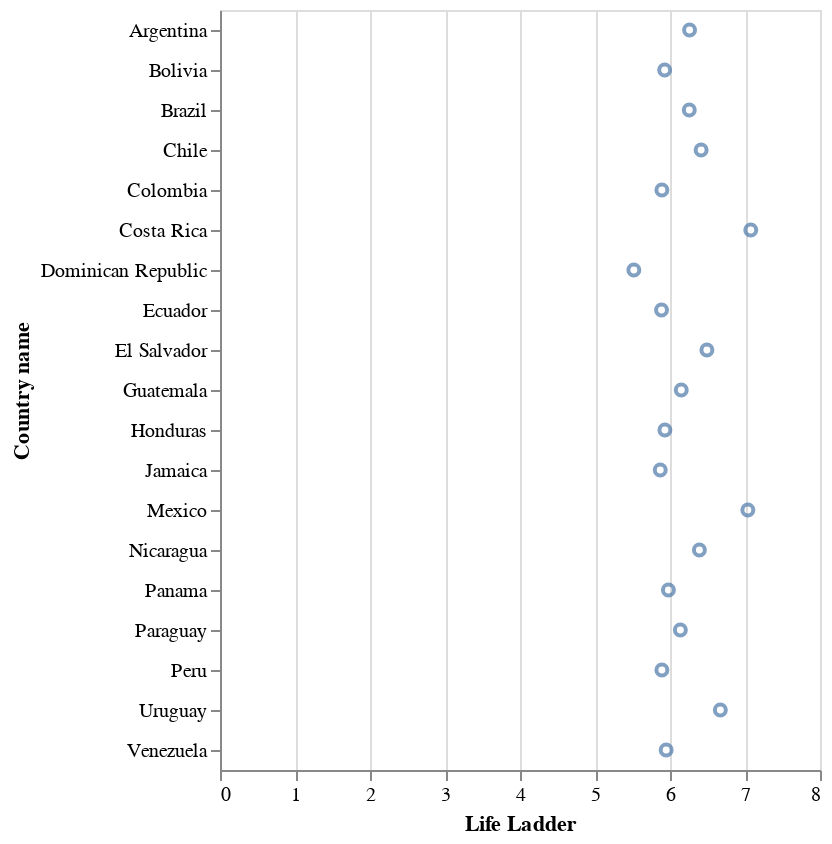

Write notebook code for a chart like this one.
### Markdown cell above
A veces es necesario decirle explícitamente a Altair el tipo de datos de nuestras variables. 
Estos tipos pueden ser/se especifican de la siguiente forma:

- `'nombre_variable:N'` Tipo de datos Nominal (datos categóricos no ordenados),

- `'nombre_variable:O'` Tipo de datos Ordinal (datos categóricos ordenados),

- `'nombre_variable:Q'` Tipo de datos cuantitativo (datos numéricos) y

- `'nombre_variable:T'` Variables de tiempo como fechas o años (casi no hemos visto esto)

Volviendo al primer ejemplo:

### Code cell
alt.Chart(happy_lac).mark_point().encode(
    x = alt.X("Life Ladder:Q"),
    y = alt.Y("Country name:N")
    )

### Figure 1 — Vega-Lite specification as saved in the notebook (floating-point values rounded to 4 significant figures)
{"config": {"view": {"continuousWidth": 300, "continuousHeight": 300}}, "data": {"name": "data-d6f2fa7d3b46e8375cb1e664682de5f6"}, "mark": {"type": "point"}, "encoding": {"x": {"field": "Life Ladder", "type": "quantitative"}, "y": {"field": "Country name", "type": "nominal"}}, "$schema": "https://vega.github.io/schema/vega-lite/v5.16.3.json", "datasets": {"data-d6f2fa7d3b46e8375cb1e664682de5f6": [{"Country name": "Argentina", "year": 2022, "Life Ladder": 6.261, "Log GDP per capita": 10.01, "Social support": 0.893, "Healthy life expectancy at birth": 67.25, "Freedom to make life choices": 0.825, "Generosity": -0.128, "Perceptions of corruption": 0.81, "Positive affect": 0.724, "Negative affect": 0.284, "Regional indicator": "Latin America and Caribbean", "_merge": "both"}, {"Country name": "Bolivia", "year": 2022, "Life Ladder": 5.929, "Log GDP per capita": 9.014, "Social support": 0.824, "Healthy life expectancy at birth": 63.75, "Freedom to make life choices": 0.865, "Generosity": -0.08, "Perceptions of corruption": 0.84, "Positive affect": 0.738, "Negative affect": 0.426, "Regional indicator": "Latin America and Caribbean", "_merge": "both"}, {"Country name": "Brazil", "year": 2022, "Life Ladder": 6.257, "Log GDP per capita": 9.611, "Social support": 0.866, "Healthy life expectancy at birth": 65.92, "Freedom to make life choices": 0.83, "Generosity": -0.061, "Perceptions of corruption": 0.742, "Positive affect": 0.681, "Negative affect": 0.341, "Regional indicator": "Latin America and Caribbean", "_merge": "both"}, {"Country name": "Chile", "year": 2022, "Life Ladder": 6.415, "Log GDP per capita": 10.15, "Social support": 0.887, "Healthy life expectancy at birth": 70.45, "Freedom to make life choices": 0.793, "Generosity": -0.011, "Perceptions of corruption": 0.796, "Positive affect": 0.775, "Negative affect": 0.253, "Regional indicator": "Latin America and Caribbean", "_merge": "both"}, {"Country name": "Colombia", "year": 2022, "Life Ladder": 5.892, "Log GDP per capita": 9.66, "Social support": 0.877, "Healthy life expectancy at birth": 69.53, "Freedom to make life choices": 0.799, "Generosity": -0.162, "Perceptions of corruption": 0.863, "Positive affect": 0.762, "Negative affect": 0.306, "Regional indicator": "Latin America and Caribbean", "_merge": "both"}, {"Country name": "Costa Rica", "year": 2022, "Life Ladder": 7.077, "Log GDP per capita": 9.998, "Social support": 0.902, "Healthy life expectancy at birth": 70.0, "Freedom to make life choices": 0.91, "Generosity": -0.047, "Perceptions of corruption": 0.751, "Positive affect": 0.793, "Negative affect": 0.272, "Regional indicator": "Latin America and Caribbean", "_merge": "both"}, {"Country name": "Dominican Republic", "year": 2022, "Life Ladder": 5.518, "Log GDP per capita": 9.874, "Social support": 0.82, "Healthy life expectancy at birth": 64.6, "Freedom to make life choices": 0.853, "Generosity": -0.084, "Perceptions of corruption": 0.656, "Positive affect": 0.723, "Negative affect": 0.306, "Regional indicator": "Latin America and Caribbean", "_merge": "both"}, {"Country name": "Ecuador", "year": 2022, "Life Ladder": 5.887, "Log GDP per capita": 9.29, "Social support": 0.825, "Healthy life expectancy at birth": 69.25, "Freedom to make life choices": 0.759, "Generosity": -0.08, "Perceptions of corruption": 0.866, "Positive affect": 0.777, "Negative affect": 0.356, "Regional indicator": "Latin America and Caribbean", "_merge": "both"}, {"Country name": "El Salvador", "year": 2022, "Life Ladder": 6.492, "Log GDP per capita": 9.135, "Social support": 0.772, "Healthy life expectancy at birth": 65.95, "Freedom to make life choices": 0.914, "Generosity": -0.112, "Perceptions of corruption": 0.621, "Positive affect": 0.823, "Negative affect": 0.296, "Regional indicator": "Latin America and Caribbean", "_merge": "both"}, {"Country name": "Guatemala", "year": 2022, "Life Ladder": 6.15, "Log GDP per capita": 9.116, "Social support": 0.806, "Healthy life expectancy at birth": 62.9, "Freedom to make life choices": 0.856, "Generosity": -0.057, "Perceptions of corruption": 0.835, "Positive affect": 0.835, "Negative affect": 0.263, "Regional indicator": "Latin America and Caribbean", "_merge": "both"}, {"Country name": "Honduras", "year": 2022, "Life Ladder": 5.932, "Log GDP per capita": 8.645, "Social support": 0.729, "Healthy life expectancy at birth": 64.28, "Freedom to make life choices": 0.851, "Generosity": 0.081, "Perceptions of corruption": 0.834, "Positive affect": 0.775, "Negative affect": 0.289, "Regional indicator": "Latin America and Caribbean", "_merge": "both"}, {"Country name": "Jamaica", "year": 2022, "Life Ladder": 5.87, "Log GDP per capita": 9.198, "Social support": 0.868, "Healthy life expectancy at birth": 66.6, "Freedom to make life choices": 0.874, "Generosity": -0.088, "Perceptions of corruption": 0.91, "Positive affect": 0.718, "Negative affect": 0.269, "Regional indicator": "Latin America and Caribbean", "_merge": "both"}, {"Country name": "Mexico", "year": 2022, "Life Ladder": 7.038, "Log GDP per capita": 9.876, "Social support": 0.858, "Healthy life expectancy at birth": 65.8, "Freedom to make life choices": 0.861, "Generosity": -0.121, "Perceptions of corruption": 0.78, "Positive affect": 0.818, "Negative affect": 0.205, "Regional indicator": "Latin America and Caribbean", "_merge": "both"}, {"Country name": "Nicaragua", "year": 2022, "Life Ladder": 6.392, "Log GDP per capita": 8.664, "Social support": 0.844, "Healthy life expectancy at birth": 65.72, "Freedom to make life choices": 0.914, "Generosity": -0.001, "Perceptions of corruption": 0.57, "Positive affect": 0.787, "Negative affect": 0.339, "Regional indicator": "Latin America and Caribbean", "_merge": "both"}, {"Country name": "Panama", "year": 2022, "Life Ladder": 5.979, "Log GDP per capita": 10.33, "Social support": 0.891, "Healthy life expectancy at birth": 69.0, "Freedom to make life choices": 0.899, "Generosity": -0.121, "Perceptions of corruption": 0.887, "Positive affect": 0.821, "Negative affect": 0.259, "Regional indicator": "Latin America and Caribbean", "_merge": "both"}, {"Country name": "Paraguay", "year": 2022, "Life Ladder": 6.138, "Log GDP per capita": 9.508, "Social support": 0.899, "Healthy life expectancy at birth": 65.95, "Freedom to make life choices": 0.922, "Generosity": -0.011, "Perceptions of corruption": 0.839, "Positive affect": 0.821, "Negative affect": 0.238, "Regional indicator": "Latin America and Caribbean", "_merge": "both"}, {"Country name": "Peru", "year": 2022, "Life Ladder": 5.892, "Log GDP per capita": 9.449, "Social support": 0.823, "Healthy life expectancy at birth": 70.03, "Freedom to make life choices": 0.764, "Generosity": -0.178, "Perceptions of corruption": 0.884, "Positive affect": 0.755, "Negative affect": 0.378, "Regional indicator": "Latin America and Caribbean", "_merge": "both"}, {"Country name": "Uruguay", "year": 2022, "Life Ladder": 6.671, "Log GDP per capita": 10.08, "Social support": 0.905, "Healthy life expectancy at birth": 67.5, "Freedom to make life choices": 0.878, "Generosity": -0.052, "Perceptions of corruption": 0.631, "Positive affect": 0.775, "Negative affect": 0.267, "Regional indicator": "Latin America and Caribbean", "_merge": "both"}, {"Country name": "Venezuela", "year": 2022, "Life Ladder": 5.949, "Log GDP per capita": null, "Social support": 0.899, "Healthy life expectancy at birth": 63.88, "Freedom to make life choices": 0.77, "Generosity": null, "Perceptions of corruption": 0.798, "Positive affect": 0.754, "Negative affect": 0.292, "Regional indicator": "Latin America and Caribbean", "_merge": "both"}]}}
